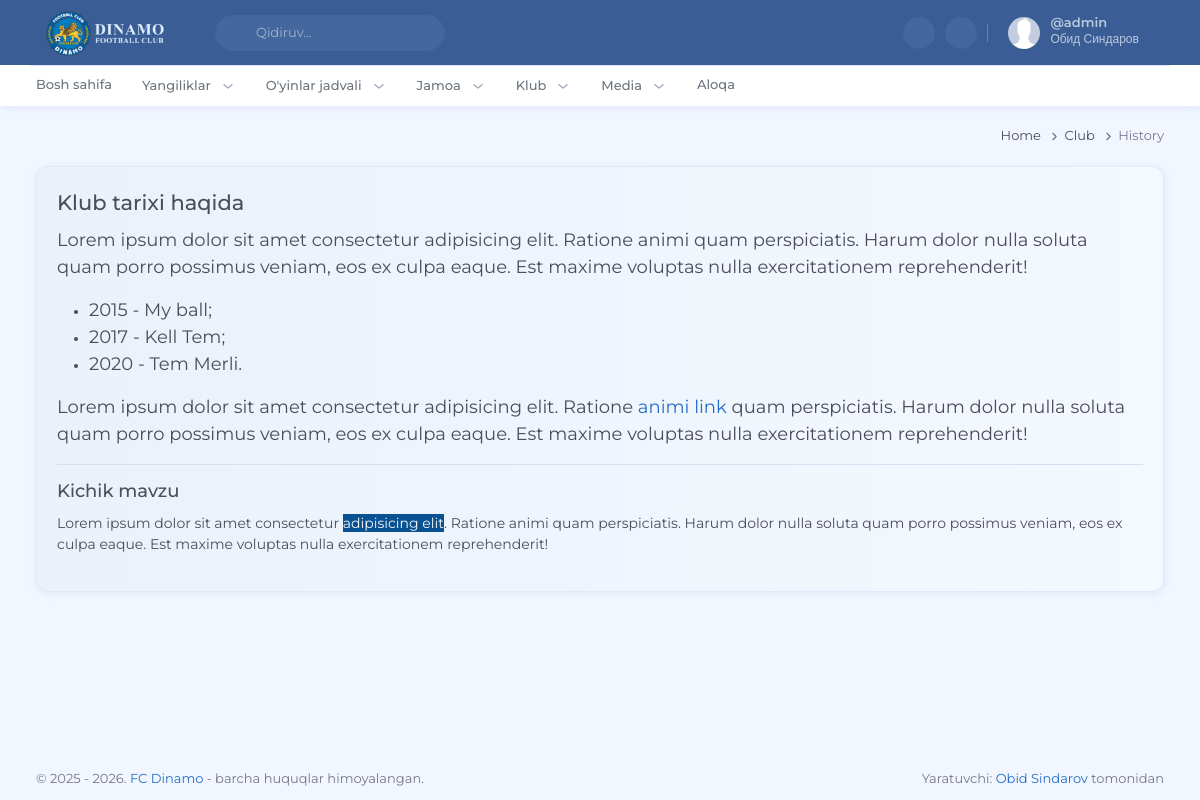
/club/history (signed in), run on the app's committed database.
### apps/users/models.py (models this page shows, shortened)
class CustomUser(AbstractUser):
    pass

### apps/core/models.py (models this page shows, shortened)
class MyClub(models.Model):
    team = models.OneToOneField(Team, on_delete=models.PROTECT, blank=True, null=True)
    history = models.TextField(blank=True, null=True)
    achievements = models.TextField(blank=True, null=True)
    stadium = models.TextField(blank=True, null=True)
    class Meta:
        verbose_name = "MyClub"
        verbose_name_plural = "MyClub"

### apps/club/views.py (the view)
# urls.py: path('history', views.club_history, name='club_history'),
def club_history(request):
    club = MyClub.objects.select_related('team').first()
    paths = [
        {'title': 'home', 'url': 'home', 'args': []},
        {'title': 'club', 'url': 'club_history', 'args': []},
        {'title': 'history', 'url': 'club_history', 'args': []},
    ]
    context = {
        'paths': paths,
        'club': club,
        'page_title': 'Klub tarixi'
    }
    context.update(utils.get_base_context(request))
    return render(request, 'club/history.html', context)

### apps/core/utils.py (called while the page is built)
def get_base_context(request):
    return {
        'current_year': datetime.now().year,
        'categorys': TeamType.objects.all().order_by('order')
    }

### apps/club/templates/club/history.html
{% extends "core/index.html" %} {% load static %} {% block title %}FC Dinamo - {{ page_title }}{% endblock title %} {% block css %} {% endblock css %}
{% block content %}
<div class="container">
    <div class="row">
        <div class="col-12">
            <div class="card">
                <div class="card-body">
                    {{ club.history|safe }}
                </div>
            </div>
        </div>
    </div>
</div>
{% endblock content %} {% block js %} {% endblock js %}

### apps/core/templates/core/components/user-dropdown.html (shortened to what this page needs)
{% load static %}
{% if request.user.is_authenticated %}
<div id="user-dropdown-detailed" class="topbar-item nav-user">
    <div class="dropdown">
        <a class="topbar-link dropdown-toggle drop-arrow-none px-2" data-bs-toggle="dropdown" href="#!"
            aria-haspopup="false" aria-expanded="false">
            <img src="{% static 'images/user.jpg' %}" width="32" class="rounded-circle me-lg-2 d-flex"
                alt="user-image" />
            <div class="d-lg-flex align-items-center gap-1 d-none">
                <span>
                    <h5 class="my-0 lh-1 pro-username">@{{ request.user.username }}</h5>
                    <span class="fs-xs lh-1">{{ request.user.first_name }} {{ request.user.last_name }}</span>
                </span>
                <i class="ti ti-chevron-down align-middle"></i>
            </div>
        </a>
    </div>
</div>
{% endif %}

### data on the page
CustomUser: user.username "admin", user.first_name "Обид", user.last_name "Синдаров"
MyClub: history "Klub tarixi haqida Lorem ipsum dolor sit amet consectetur adipisicing elit. Ratione animi quam perspiciatis. Harum dolor nulla soluta quam porro possimus veniam, eos ex culpa eaque. Est maxime voluptas nulla exercitationem reprehenderit! 2015 - My ball; 2017 - Kell Tem; 2020 - Tem Merli. Lorem ipsum dolor sit amet consectetur adipisicing elit. Ratione animi link quam perspiciatis. Harum dolor nulla soluta quam porro possimus veniam, eos ex culpa eaque. Est maxime voluptas nulla exercitationem reprehenderit! Kichik mavzu Lorem ipsum dolor sit amet consectetur adipisicing elit . Ratione animi quam perspiciatis. Harum dolor nulla soluta quam porro possimus veniam, eos ex culpa eaque. Est…"

### other printed values
{{ item.title|title }} "Home" "Club"
{{ item.title|title }} "History"
